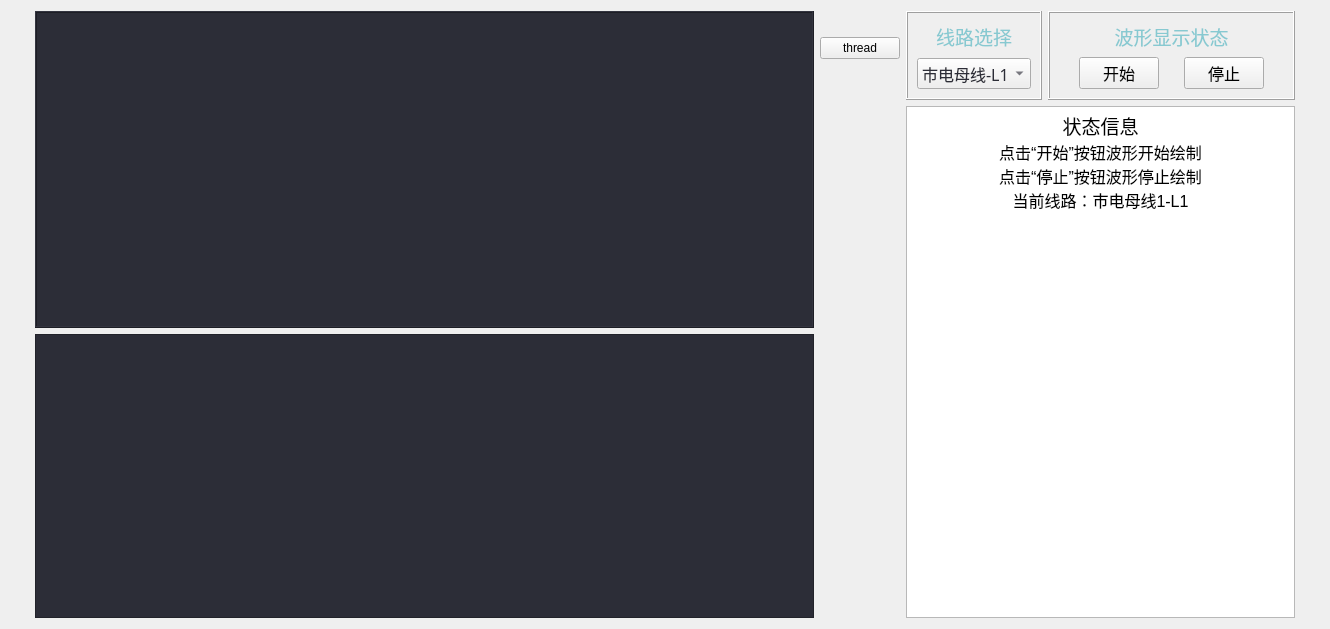
     <widget class="QWidget" name="page_2">
      <layout class="QGridLayout" name="gridLayout_7">
       <item row="0" column="1" rowspan="2">
        <layout class="QVBoxLayout" name="verticalLayout_14">
         <item>
          <widget class="QChartView" name="ChartView">
           <property name="minimumSize">
            <size>
             <width>779</width>
             <height>317</height>
            </size>
           </property>
           <property name="styleSheet">
            <string notr="true">background-color: rgb(44, 45, 55);</string>
           </property>
           <property name="frameShape">
            <enum>QFrame::Box</enum>
           </property>
           <property name="frameShadow">
            <enum>QFrame::Raised</enum>
           </property>
          </widget>
         </item>
         <item>
          <widget class="QChartView" name="ChartView_1">
           <property name="styleSheet">
            <string notr="true">background-color: rgb(44, 45, 55);</string>
           </property>
          </widget>
         </item>
        </layout>
       </item>
       <item row="0" column="2">
        <spacer name="horizontalSpacer_15">
         <property name="orientation">
          <enum>Qt::Horizontal</enum>
         </property>
         <property name="sizeHint" stdset="0">
          <size>
           <width>74</width>
           <height>20</height>
          </size>
         </property>
        </spacer>
       </item>
       <item row="0" column="3" rowspan="2">
        <layout class="QVBoxLayout" name="verticalLayout_15">
         <item>
          <layout class="QHBoxLayout" name="horizontalLayout_14">
           <item>
            <widget class="QFrame" name="frame_4">
             <property name="frameShape">
              <enum>QFrame::Box</enum>
             </property>
             <property name="frameShadow">
              <enum>QFrame::Raised</enum>
             </property>
             <layout class="QGridLayout" name="gridLayout_6">
              <item row="0" column="0">
               <widget class="QLabel" name="label_14">
                <property name="text">
                 <string>&lt;html&gt;&lt;head/&gt;&lt;body&gt;&lt;p align=&quot;center&quot;&gt;&lt;span style=&quot; font-size:14pt; color:#87c9d1;&quot;&gt;线路选择&lt;/span&gt;&lt;/p&gt;&lt;/body&gt;&lt;/html&gt;</string>
                </property>
               </widget>
              </item>
              <item row="1" column="0">
               <widget class="QComboBox" name="comboBox">
                <property name="font">
                 <font>
                  <family>微软雅黑</family>
                  <pointsize>12</pointsize>
                 </font>
                </property>
                <property name="styleSheet">
                 <string notr="true">color: rgb(44, 45, 55);</string>
                </property>
                <item>
                 <property name="text">
                  <string>市电母线-L1</string>
                 </property>
                </item>
                <item>
                 <property name="text">
                  <string>UPS母线-L2</string>
                 </property>
                </item>
                <item>
                 <property name="text">
                  <string>支路1-L3</string>
                 </property>
                </item>
                <item>
                 <property name="text">
                  <string>支路2-L4</string>
                 </property>
                </item>
                <item>
                 <property name="text">
                  <string>支路3-L5</string>
                 </property>
                </item>
               </widget>
              </item>
             </layout>
            </widget>
           </item>
           <item>
            <widget class="QFrame" name="frame_3">
             <property name="frameShape">
              <enum>QFrame::Box</enum>
             </property>
             <property name="frameShadow">
              <enum>QFrame::Raised</enum>
             </property>
             <layout class="QGridLayout" name="gridLayout_5">
              <item row="0" column="0">
               <widget class="QLabel" name="label_13">
                <property name="text">
                 <string>&lt;html&gt;&lt;head/&gt;&lt;body&gt;&lt;p align=&quot;center&quot;&gt;&lt;span style=&quot; font-size:14pt; color:#87c9d1;&quot;&gt;波形显示状态&lt;/span&gt;&lt;/p&gt;&lt;/body&gt;&lt;/html&gt;</string>
                </property>
               </widget>
              </item>
              <item row="1" column="0">
               <layout class="QHBoxLayout" name="horizontalLayout_6">
                <item>
                 <spacer name="horizontalSpacer_17">
                  <property name="orientation">
                   <enum>Qt::Horizontal</enum>
                  </property>
                  <property name="sizeHint" stdset="0">
                   <size>
                    <width>17</width>
                    <height>20</height>
                   </size>
                  </property>
                 </spacer>
                </item>
                <item>
                 <widget class="QPushButton" name="pushButton_drawing">
                  <property name="font">
                   <font>
                    <family>宋体</family>
                    <pointsize>12</pointsize>
                   </font>
                  </property>
                  <property name="styleSheet">
                   <string notr="true">color: rgb(0, 0, 0);</string>
                  </property>
                  <property name="text">
                   <string>开始</string>
                  </property>
                 </widget>
                </item>
                <item>
                 <spacer name="horizontalSpacer_18">
                  <property name="orientation">
                   <enum>Qt::Horizontal</enum>
                  </property>
                  <property name="sizeHint" stdset="0">
                   <size>
                    <width>17</width>
                    <height>20</height>
                   </size>
                  </property>
                 </spacer>
                </item>
                <item>
                 <widget class="QPushButton" name="pushButton_drawing_stop">
                  <property name="font">
                   <font>
                    <family>宋体</family>
                    <pointsize>12</pointsize>
                   </font>
                  </property>
                  <property name="styleSheet">
                   <string notr="true">color: rgb(0, 0, 0);</string>
                  </property>
                  <property name="text">
                   <string>停止</string>
                  </property>
                 </widget>
                </item>
                <item>
                 <spacer name="horizontalSpacer_19">
                  <property name="orientation">
                   <enum>Qt::Horizontal</enum>
                  </property>
                  <property name="sizeHint" stdset="0">
                   <size>
                    <width>17</width>
                    <height>20</height>
                   </size>
                  </property>
                 </spacer>
                </item>
               </layout>
              </item>
             </layout>
            </widget>
           </item>
          </layout>
         </item>
         <item>
          <widget class="QTextBrowser" name="textBrowser">
           <property name="minimumSize">
            <size>
             <width>389</width>
             <height>512</height>
            </size>
           </property>
           <property name="styleSheet">
            <string notr="true"/>
           </property>
           <property name="html">
            <string>&lt;!DOCTYPE HTML PUBLIC &quot;-//W3C//DTD HTML 4.0//EN&quot; &quot;http://www.w3.org/TR/REC-html40/strict.dtd&quot;&gt;
&lt;html&gt;&lt;head&gt;&lt;meta name=&quot;qrichtext&quot; content=&quot;1&quot; /&gt;&lt;style type=&quot;text/css&quot;&gt;
p, li { white-space: pre-wrap; }
&lt;/style&gt;&lt;/head&gt;&lt;body style=&quot; font-family:'SimSun'; font-size:9pt; font-weight:400; font-style:normal;&quot;&gt;
&lt;p align=&quot;center&quot; style=&quot; margin-top:0px; margin-bottom:0px; margin-left:0px; margin-right:0px; -qt-block-indent:0; text-indent:0px;&quot;&gt;&lt;span style=&quot; font-size:14pt; color:#000000;&quot;&gt;状态信息&lt;/span&gt;&lt;/p&gt;
&lt;p align=&quot;center&quot; style=&quot; margin-top:0px; margin-bottom:0px; margin-left:0px; margin-right:0px; -qt-block-indent:0; text-indent:0px;&quot;&gt;&lt;span style=&quot; font-size:12pt; color:#000000;&quot;&gt;点击“开始”按钮波形开始绘制&lt;/span&gt;&lt;/p&gt;
&lt;p align=&quot;center&quot; style=&quot; margin-top:0px; margin-bottom:0px; margin-left:0px; margin-right:0px; -qt-block-indent:0; text-indent:0px;&quot;&gt;&lt;span style=&quot; font-size:12pt; color:#000000;&quot;&gt;点击“停止”按钮波形停止绘制&lt;/span&gt;&lt;/p&gt;
&lt;p align=&quot;center&quot; style=&quot; margin-top:0px; margin-bottom:0px; margin-left:0px; margin-right:0px; -qt-block-indent:0; text-indent:0px;&quot;&gt;&lt;span style=&quot; font-size:12pt; color:#000000;&quot;&gt;当前线路：市电母线1-L1&lt;/span&gt;&lt;/p&gt;&lt;/body&gt;&lt;/html&gt;</string>
           </property>
          </widget>
         </item>
        </layout>
       </item>
       <item row="1" column="0">
        <spacer name="horizontalSpacer_14">
         <property name="orientation">
          <enum>Qt::Horizontal</enum>
         </property>
         <property name="sizeHint" stdset="0">
          <size>
           <width>24</width>
           <height>20</height>
          </size>
         </property>
        </spacer>
       </item>
       <item row="1" column="2">
        <layout class="QVBoxLayout" name="verticalLayout_22">
         <item>
          <widget class="QPushButton" name="pushButton_9">
           <property name="text">
            <string>thread</string>
           </property>
          </widget>
         </item>
         <item>
          <spacer name="verticalSpacer_2">
           <property name="orientation">
            <enum>Qt::Vertical</enum>
           </property>
           <property name="sizeHint" stdset="0">
            <size>
             <width>20</width>
             <height>40</height>
            </size>
           </property>
          </spacer>
         </item>
        </layout>
       </item>
       <item row="1" column="4">
        <spacer name="horizontalSpacer_16">
         <property name="orientation">
          <enum>Qt::Horizontal</enum>
         </property>
         <property name="sizeHint" stdset="0">
          <size>
           <width>24</width>
           <height>20</height>
          </size>
         </property>
        </spacer>
       </item>
      </layout>
     </widget>
